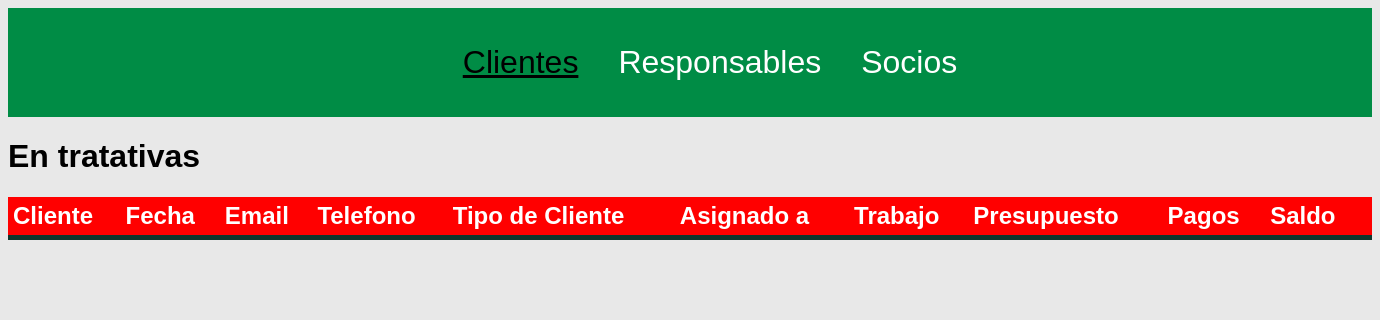
Page /enTratativas.php on the earlier database version.
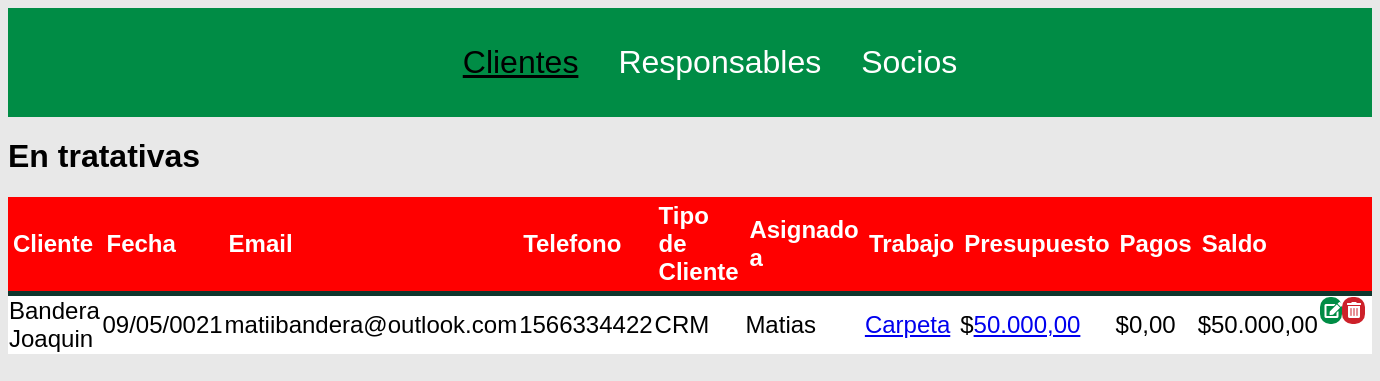
Same page on the later database version.
### tables this page shows
CREATE TABLE `clientes` (
  `id_cliente` int(11) NOT NULL,
  `apellido` varchar(30) NOT NULL,
  `nombre` varchar(40) NOT NULL,
  `fecha` varchar(10) NOT NULL,
  `email` varchar(40) NOT NULL,
  `telefono` int(16) NOT NULL,
  `tipo_de_cliente` varchar(40) NOT NULL,
  `carpeta` varchar(40) NOT NULL,
  `tipo_trabajo` varchar(150) NOT NULL,
  `estado` varchar(20) NOT NULL
);

CREATE TABLE `cuentas` (
  `id_cuentas` int(10) NOT NULL,
  `id_cliente` int(10) NOT NULL,
  `presupuesto` int(10) NOT NULL,
  `pagos` int(10) NOT NULL,
  `saldo` int(10) NOT NULL,
  `fecha_pago` varchar(12) NOT NULL,
  `medio` varchar(50) NOT NULL
);

### enTratativas.php (the view, shortened to what this page needs)
<?php
    include("database.php");
    $clientes= "SELECT * FROM clientes WHERE estado = 'En Tratativas' ORDER BY apellido";
?>
<!DOCTYPE html>
<html lang="en">
<head>
    <link rel="stylesheet" href="estilos.css">
    <link rel="stylesheet" href="fontawesome/css/all.css">
</head>
<body>
<nav class="menu">
    <ul>
        <li> <a href="#" class="boton_desplegar_clientes" style="text-decoration: underline; color:black;">Clientes</a>
        </li>
        <li><a href="#">Responsables</a></li>
        <li><a href="#">Socios</a> </li>
    </ul>
</nav>
<h1>En tratativas</h1>
    <div id="main-container">
    <table>
        <thead>
            <tr style="font-size: 1.5rem;">
            <th>Cliente</th> <th>Fecha</th> <th>Email</th> <th>Telefono</th> <th>Tipo de Cliente</th> <th>Asignado a</th> <th>Trabajo</th> <th>Presupuesto</th> <th>Pagos</th> <th>Saldo</th> <th></th>
            </tr>
        </thead>
        <?php
    $resultado = mysqli_query($conexion,$clientes);
    while($row=mysqli_fetch_assoc($resultado)){
?>
        <tr style="font-size: 1.5rem;">
            <td><?php echo $row["apellido"]," ", $row["nombre"]; ?></td>
            <td><?php echo $row["fecha"]; ?></td>
            <td><?php echo $row["email"]; ?></td>
            <td><?php echo $row["telefono"]; ?></td>
            <td><?php echo $row["tipo_de_cliente"]; ?></td>
            <td><?php echo $row["carpeta"]; ?></td>
            <td><?php if($row["tipo_trabajo"] == "Carpeta" || $row["tipo_trabajo"] == "Estado civil"){ ?>
            <a href="arbol.php?id=<?php echo $row["id_cliente"];?>"><?php echo $row["tipo_trabajo"]; ?></a>
            <?php }else{ ?>
                <a href="notas.php?id=<?php echo $row["id_cliente"];?>"><?php echo $row["tipo_trabajo"]; ?></a>
                <?php } ?>
            </td>
            <?php
    $idCliente= $row["id_cliente"];
    $cuentas = "SELECT * FROM cuentas WHERE id_cliente = $idCliente";
    $resultado_cuentas = mysqli_query($conexion,$cuentas);
    $total_pagos=0;
    $presupuesto=0;
    while($rowCuentas=mysqli_fetch_assoc($resultado_cuentas)){
        if($rowCuentas["presupuesto"]){
        $presupuesto = $rowCuentas["presupuesto"];
        }
        $total_pagos= $total_pagos + $rowCuentas["pagos"];
        $saldo = $presupuesto - $total_pagos;
    }
    if($presupuesto > 0){
?>
            <td >$<a href="pagos.php?id=<?php echo $row["id_cliente"];?>"><?php echo number_format($presupuesto,2, ",", "."); ?></a></td>
            <td >$<?php echo number_format($total_pagos,2, ",", "."); ?></td>
            <td >$<?php echo number_format($saldo,2, ",", "."); ?></td>
<?php }else{ ?>
            <td><a href="pagos.php?id=<?php echo $row["id_cliente"];?>">Pagos</a><td>
            <td></td>
<?php } ?>
            <td class="acciones">
                <a href="actualizar.php?id=<?php echo $row["id_cliente"];?>" class="mover"><i class="fas fa-edit"></i></a>
                <a href="eliminar.php?id=<?php echo $row["id_cliente"];?>&estado=enTratativas.php" class="eliminar"><i class="fas fa-trash-alt"></i></a>
            </td>
        </tr>
<?php } ?>
    </table>
    </div>
</body>
</html>

Differences in the rows shown:
added clientes: apellido "Bandera", nombre "Joaquin", fecha "09/05/0021", email "matiibandera@outlook.com", telefono "1566334422", tipo_de_cliente "CRM", carpeta "Matias", tipo_trabajo "Carpeta", cuentas.presupuesto "50.000,00", total_pagos "0,00"
